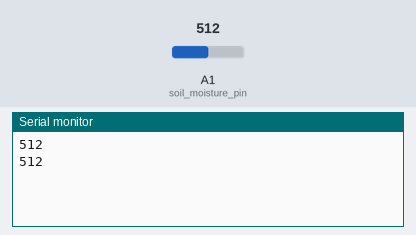
A sketch run on a simulated Arduino Uno, built with avr-gcc and run on an emulated ATmega328P. Parts: the last lines printed to the serial monitor. The test bench sets the inputs (shaded band); at power-on: A1 (soil_moisture_pin) = 512.

Above: at 1.8 s.
1.9 s: A1 (soil_moisture_pin) set to 716
At 2.8 s:
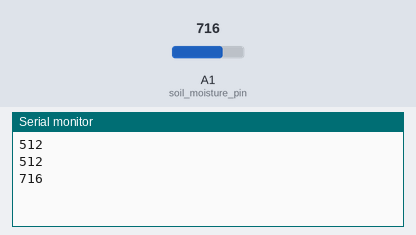
3.4 s: A1 (soil_moisture_pin) set to 900
At 4.8 s:
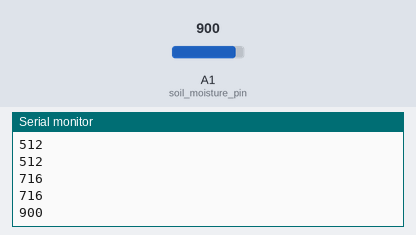
Timing chart, 0 to 6.4 s (numbered marks = the images above; inputs shaded):
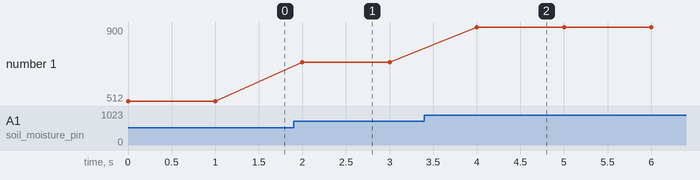

Measured:
- after the input at 1.9 s, the serial monitor: prints a new line after 0.10 s (image 1)
- after the input at 3.4 s, the serial monitor: prints a new line after 0.60 s (image 2)
- plotted number 1: 512 → 716 after the input at 1.9 s, 716 → 900 after the input at 3.4 s

The sketch:

SoilMoisture.ino
```cpp
#define soil_moisture_pin 15

void setup() {
  Serial.begin(115200);
}

void loop() {
  Serial.println(analogRead(soil_moisture_pin));
  delay(1000);
}
```
